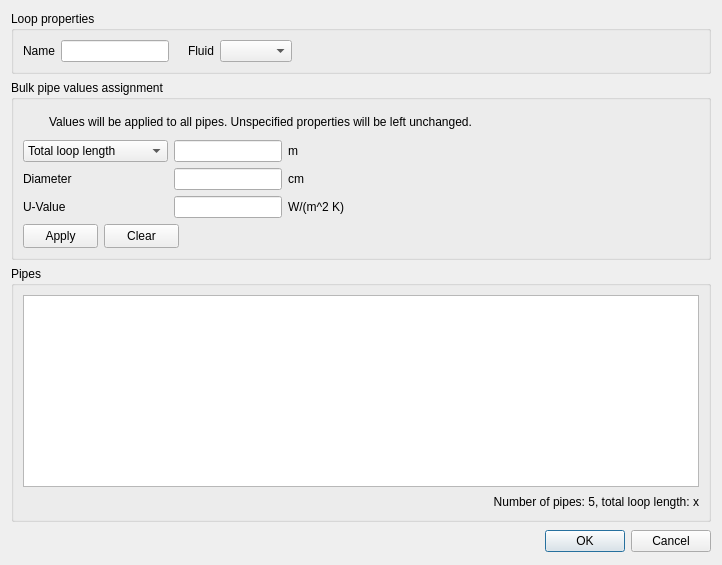
<?xml version="1.0" encoding="UTF-8"?>
<ui version="4.0">
 <class>hydraulicLoopDialog</class>
 <widget class="QDialog" name="hydraulicLoopDialog">
  <property name="geometry">
   <rect>
    <x>0</x>
    <y>0</y>
    <width>722</width>
    <height>565</height>
   </rect>
  </property>
  <property name="sizePolicy">
   <sizepolicy hsizetype="Preferred" vsizetype="Preferred">
    <horstretch>0</horstretch>
    <verstretch>0</verstretch>
   </sizepolicy>
  </property>
  <property name="windowTitle">
   <string>Hydraulic loop properties</string>
  </property>
  <layout class="QVBoxLayout" name="verticalLayout" stretch="0,3,10,1">
   <item>
    <widget class="QGroupBox" name="generalGroupBox">
     <property name="sizePolicy">
      <sizepolicy hsizetype="Preferred" vsizetype="Preferred">
       <horstretch>0</horstretch>
       <verstretch>0</verstretch>
      </sizepolicy>
     </property>
     <property name="title">
      <string>Loop properties</string>
     </property>
     <layout class="QHBoxLayout" name="horizontalLayout_2">
      <item>
       <widget class="QLabel" name="loopNameLabel">
        <property name="sizePolicy">
         <sizepolicy hsizetype="Preferred" vsizetype="Preferred">
          <horstretch>0</horstretch>
          <verstretch>0</verstretch>
         </sizepolicy>
        </property>
        <property name="text">
         <string>Name</string>
        </property>
       </widget>
      </item>
      <item>
       <widget class="QLineEdit" name="loopName">
        <property name="sizePolicy">
         <sizepolicy hsizetype="Maximum" vsizetype="Maximum">
          <horstretch>0</horstretch>
          <verstretch>0</verstretch>
         </sizepolicy>
        </property>
       </widget>
      </item>
      <item>
       <spacer name="horizontalSpacer">
        <property name="orientation">
         <enum>Qt::Horizontal</enum>
        </property>
        <property name="sizeType">
         <enum>QSizePolicy::Maximum</enum>
        </property>
        <property name="sizeHint" stdset="0">
         <size>
          <width>13</width>
          <height>19</height>
         </size>
        </property>
       </spacer>
      </item>
      <item>
       <widget class="QLabel" name="fluidLabel">
        <property name="sizePolicy">
         <sizepolicy hsizetype="Preferred" vsizetype="Preferred">
          <horstretch>0</horstretch>
          <verstretch>0</verstretch>
         </sizepolicy>
        </property>
        <property name="text">
         <string>Fluid</string>
        </property>
       </widget>
      </item>
      <item>
       <widget class="QComboBox" name="fluidComboBox">
        <property name="sizePolicy">
         <sizepolicy hsizetype="Maximum" vsizetype="Maximum">
          <horstretch>0</horstretch>
          <verstretch>0</verstretch>
         </sizepolicy>
        </property>
       </widget>
      </item>
      <item>
       <spacer name="horizontalSpacer_5">
        <property name="orientation">
         <enum>Qt::Horizontal</enum>
        </property>
        <property name="sizeType">
         <enum>QSizePolicy::Expanding</enum>
        </property>
        <property name="sizeHint" stdset="0">
         <size>
          <width>161</width>
          <height>19</height>
         </size>
        </property>
       </spacer>
      </item>
     </layout>
    </widget>
   </item>
   <item>
    <widget class="QGroupBox" name="groupBox">
     <property name="sizePolicy">
      <sizepolicy hsizetype="Preferred" vsizetype="Preferred">
       <horstretch>0</horstretch>
       <verstretch>0</verstretch>
      </sizepolicy>
     </property>
     <property name="minimumSize">
      <size>
       <width>0</width>
       <height>180</height>
      </size>
     </property>
     <property name="styleSheet">
      <string notr="true"/>
     </property>
     <property name="title">
      <string>Bulk pipe values assignment</string>
     </property>
     <layout class="QVBoxLayout" name="verticalLayout_2">
      <item>
       <layout class="QHBoxLayout" name="horizontalLayout_4">
        <item>
         <widget class="QWidget" name="widget" native="true">
          <property name="sizePolicy">
           <sizepolicy hsizetype="Preferred" vsizetype="Preferred">
            <horstretch>0</horstretch>
            <verstretch>0</verstretch>
           </sizepolicy>
          </property>
          <property name="minimumSize">
           <size>
            <width>20</width>
            <height>20</height>
           </size>
          </property>
          <property name="styleSheet">
           <string notr="true">image: url(:/tango-icons/status/tango-icon-theme-0.8.90/scalable/status/dialog-information.svg);</string>
          </property>
         </widget>
        </item>
        <item>
         <widget class="QLabel" name="label_6">
          <property name="sizePolicy">
           <sizepolicy hsizetype="Expanding" vsizetype="Preferred">
            <horstretch>0</horstretch>
            <verstretch>0</verstretch>
           </sizepolicy>
          </property>
          <property name="minimumSize">
           <size>
            <width>0</width>
            <height>20</height>
           </size>
          </property>
          <property name="lineWidth">
           <number>0</number>
          </property>
          <property name="text">
           <string>Values will be applied to all pipes. Unspecified properties will be left unchanged.</string>
          </property>
          <property name="wordWrap">
           <bool>true</bool>
          </property>
         </widget>
        </item>
       </layout>
      </item>
      <item>
       <layout class="QHBoxLayout" name="horizontalLayout_5">
        <item>
         <layout class="QGridLayout" name="gridLayout">
          <item row="0" column="0">
           <widget class="QComboBox" name="bulkLengthTypeComboBox">
            <property name="sizePolicy">
             <sizepolicy hsizetype="Preferred" vsizetype="Preferred">
              <horstretch>0</horstretch>
              <verstretch>0</verstretch>
             </sizepolicy>
            </property>
            <item>
             <property name="text">
              <string extracomment="The total loop length will be distributed equally among pipes in the loop">Total loop length</string>
             </property>
            </item>
            <item>
             <property name="text">
              <string>Individual pipe length</string>
             </property>
            </item>
           </widget>
          </item>
          <item row="0" column="1">
           <widget class="QLineEdit" name="bulkLengthLineEdit">
            <property name="sizePolicy">
             <sizepolicy hsizetype="Preferred" vsizetype="Preferred">
              <horstretch>0</horstretch>
              <verstretch>0</verstretch>
             </sizepolicy>
            </property>
           </widget>
          </item>
          <item row="0" column="2">
           <layout class="QHBoxLayout" name="horizontalLayout">
            <item>
             <widget class="QLabel" name="label">
              <property name="sizePolicy">
               <sizepolicy hsizetype="Preferred" vsizetype="Preferred">
                <horstretch>0</horstretch>
                <verstretch>0</verstretch>
               </sizepolicy>
              </property>
              <property name="text">
               <string>m</string>
              </property>
             </widget>
            </item>
            <item>
             <widget class="QWidget" name="bulkLengthInfoIconWidget" native="true">
              <property name="sizePolicy">
               <sizepolicy hsizetype="Preferred" vsizetype="Preferred">
                <horstretch>0</horstretch>
                <verstretch>0</verstretch>
               </sizepolicy>
              </property>
              <property name="minimumSize">
               <size>
                <width>20</width>
                <height>20</height>
               </size>
              </property>
              <property name="baseSize">
               <size>
                <width>0</width>
                <height>0</height>
               </size>
              </property>
              <property name="toolTip">
               <string>&lt;html&gt;&lt;head/&gt;&lt;body&gt;&lt;p&gt;The total length will be distributed evenly among the pipes.&lt;/p&gt;&lt;/body&gt;&lt;/html&gt;</string>
              </property>
              <property name="styleSheet">
               <string notr="true">image: url(:/tango-icons/status/tango-icon-theme-0.8.90/scalable/status/dialog-information.svg);</string>
              </property>
             </widget>
            </item>
            <item>
             <spacer name="horizontalSpacer_6">
              <property name="orientation">
               <enum>Qt::Horizontal</enum>
              </property>
              <property name="sizeHint" stdset="0">
               <size>
                <width>40</width>
                <height>20</height>
               </size>
              </property>
             </spacer>
            </item>
           </layout>
          </item>
          <item row="1" column="0">
           <widget class="QLabel" name="label_4">
            <property name="sizePolicy">
             <sizepolicy hsizetype="Preferred" vsizetype="Preferred">
              <horstretch>0</horstretch>
              <verstretch>0</verstretch>
             </sizepolicy>
            </property>
            <property name="text">
             <string>Diameter</string>
            </property>
           </widget>
          </item>
          <item row="1" column="1">
           <widget class="QLineEdit" name="bulkDiameterLineEdit">
            <property name="sizePolicy">
             <sizepolicy hsizetype="Preferred" vsizetype="Preferred">
              <horstretch>0</horstretch>
              <verstretch>0</verstretch>
             </sizepolicy>
            </property>
           </widget>
          </item>
          <item row="1" column="2">
           <widget class="QLabel" name="label_5">
            <property name="sizePolicy">
             <sizepolicy hsizetype="Preferred" vsizetype="Preferred">
              <horstretch>0</horstretch>
              <verstretch>0</verstretch>
             </sizepolicy>
            </property>
            <property name="text">
             <string>cm</string>
            </property>
           </widget>
          </item>
          <item row="2" column="0">
           <widget class="QLabel" name="bulkLengthUnitLabel">
            <property name="sizePolicy">
             <sizepolicy hsizetype="Preferred" vsizetype="Preferred">
              <horstretch>0</horstretch>
              <verstretch>0</verstretch>
             </sizepolicy>
            </property>
            <property name="text">
             <string>U-Value</string>
            </property>
           </widget>
          </item>
          <item row="2" column="1">
           <widget class="QLineEdit" name="bulkUValueLineEdit">
            <property name="sizePolicy">
             <sizepolicy hsizetype="Preferred" vsizetype="Preferred">
              <horstretch>0</horstretch>
              <verstretch>0</verstretch>
             </sizepolicy>
            </property>
           </widget>
          </item>
          <item row="2" column="2">
           <widget class="QLabel" name="label_3">
            <property name="sizePolicy">
             <sizepolicy hsizetype="Preferred" vsizetype="Preferred">
              <horstretch>0</horstretch>
              <verstretch>0</verstretch>
             </sizepolicy>
            </property>
            <property name="text">
             <string>W/(m^2 K)</string>
            </property>
           </widget>
          </item>
         </layout>
        </item>
        <item>
         <spacer name="horizontalSpacer_4">
          <property name="orientation">
           <enum>Qt::Horizontal</enum>
          </property>
          <property name="sizeHint" stdset="0">
           <size>
            <width>40</width>
            <height>20</height>
           </size>
          </property>
         </spacer>
        </item>
       </layout>
      </item>
      <item>
       <layout class="QHBoxLayout" name="horizontalLayout_3">
        <item>
         <widget class="QPushButton" name="bulkApplyButton">
          <property name="sizePolicy">
           <sizepolicy hsizetype="Maximum" vsizetype="Maximum">
            <horstretch>0</horstretch>
            <verstretch>0</verstretch>
           </sizepolicy>
          </property>
          <property name="maximumSize">
           <size>
            <width>75</width>
            <height>24</height>
           </size>
          </property>
          <property name="text">
           <string>Apply</string>
          </property>
         </widget>
        </item>
        <item>
         <widget class="QPushButton" name="bulkCancelButton">
          <property name="sizePolicy">
           <sizepolicy hsizetype="Maximum" vsizetype="Maximum">
            <horstretch>0</horstretch>
            <verstretch>0</verstretch>
           </sizepolicy>
          </property>
          <property name="maximumSize">
           <size>
            <width>75</width>
            <height>24</height>
           </size>
          </property>
          <property name="text">
           <string>Clear</string>
          </property>
         </widget>
        </item>
        <item>
         <spacer name="horizontalSpacer_2">
          <property name="orientation">
           <enum>Qt::Horizontal</enum>
          </property>
          <property name="sizeType">
           <enum>QSizePolicy::Expanding</enum>
          </property>
          <property name="sizeHint" stdset="0">
           <size>
            <width>40</width>
            <height>20</height>
           </size>
          </property>
         </spacer>
        </item>
       </layout>
      </item>
     </layout>
    </widget>
   </item>
   <item>
    <widget class="QGroupBox" name="pipesGroupBox">
     <property name="sizePolicy">
      <sizepolicy hsizetype="Preferred" vsizetype="Preferred">
       <horstretch>0</horstretch>
       <verstretch>0</verstretch>
      </sizepolicy>
     </property>
     <property name="title">
      <string>Pipes</string>
     </property>
     <layout class="QVBoxLayout" name="verticalLayout_3">
      <item>
       <widget class="QTableView" name="connectionsTableView">
        <property name="sizePolicy">
         <sizepolicy hsizetype="Preferred" vsizetype="Preferred">
          <horstretch>0</horstretch>
          <verstretch>0</verstretch>
         </sizepolicy>
        </property>
        <attribute name="horizontalHeaderStretchLastSection">
         <bool>true</bool>
        </attribute>
       </widget>
      </item>
      <item>
       <widget class="QLabel" name="pipesStatisticsLabel">
        <property name="text">
         <string>Number of pipes: 5, total loop length: x</string>
        </property>
        <property name="alignment">
         <set>Qt::AlignRight|Qt::AlignTrailing|Qt::AlignVCenter</set>
        </property>
       </widget>
      </item>
     </layout>
    </widget>
   </item>
   <item>
    <widget class="QDialogButtonBox" name="okCancelButtonBox">
     <property name="sizePolicy">
      <sizepolicy hsizetype="Preferred" vsizetype="Preferred">
       <horstretch>0</horstretch>
       <verstretch>0</verstretch>
      </sizepolicy>
     </property>
     <property name="orientation">
      <enum>Qt::Horizontal</enum>
     </property>
     <property name="standardButtons">
      <set>QDialogButtonBox::Cancel|QDialogButtonBox::Ok</set>
     </property>
    </widget>
   </item>
  </layout>
 </widget>
 <resources/>
 <connections>
  <connection>
   <sender>okCancelButtonBox</sender>
   <signal>accepted()</signal>
   <receiver>hydraulicLoopDialog</receiver>
   <slot>accept()</slot>
   <hints>
    <hint type="sourcelabel">
     <x>248</x>
     <y>254</y>
    </hint>
    <hint type="destinationlabel">
     <x>157</x>
     <y>274</y>
    </hint>
   </hints>
  </connection>
  <connection>
   <sender>okCancelButtonBox</sender>
   <signal>rejected()</signal>
   <receiver>hydraulicLoopDialog</receiver>
   <slot>reject()</slot>
   <hints>
    <hint type="sourcelabel">
     <x>316</x>
     <y>260</y>
    </hint>
    <hint type="destinationlabel">
     <x>286</x>
     <y>274</y>
    </hint>
   </hints>
  </connection>
 </connections>
</ui>
